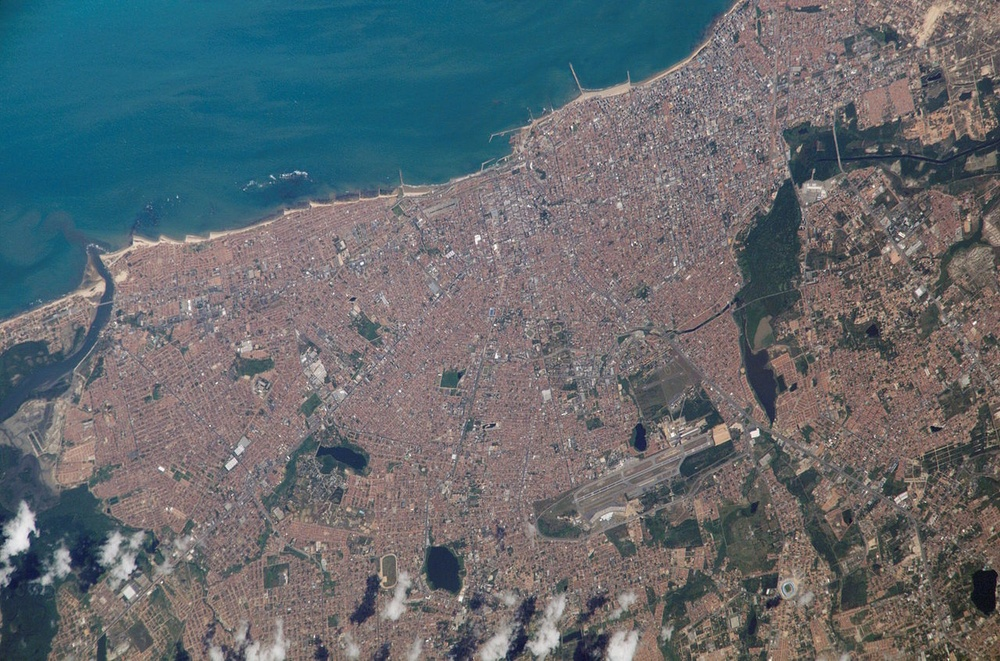
#> input picture images/image.jpg, 1000 x 661 px, shrunk from 1280 x 846 before the run
$ python -i morphology.py   (imports and definitions only)
#> lines starting #> are read from the running program, lines starting #| are printed output that depends on the picture; after the words box and inside, x2 and y2 are one past the last pixel; in counts of white or black regions, pixels touching at a corner belong together; pictures that were not available may be replaced by others from this repository, and a replacement may not be noted
# Numpy offers comprehensive mathematical functions in Python
import numpy as np

# OpenCV provides a optimized tools for Computer Vision.
import cv2 as cv

# Matplotlib is a library for creating visualizations in Python.
from matplotlib import pyplot as plt

#Scikit-image offers skeletonize method
import skimage
from skimage import morphology

# [84 lines left out: functions erosion_dilation_opening_closing, road_extraction, not called in this run]


def car_road_fill(opening_img):
    src_img = cv.imread('./images/street.jpeg')

    # Convert the image to grayscale
    gray = cv.cvtColor(src_img, cv.COLOR_BGR2GRAY)

    # Apply thresholding to create a binary image that only contains the car
    car_img = cv.threshold(gray, 180, 255, cv.THRESH_BINARY)[1]

    # Create a kernel for closing operation on car_img
    kernel_for_car = cv.getStructuringElement(cv.MORPH_RECT, (5, 17))

    # Apply closing operation to fill the car
    car_close = cv.morphologyEx(car_img, cv.MORPH_CLOSE, kernel_for_car)

    # Find the center of the car using moments - a particular weighted average of image pixel intensities
    M = cv.moments(car_close)
    cX = int(M["m10"] / M["m00"]) # Calculate the x-coordinate of the center
    cY = int(M["m01"] / M["m00"]) # Calculate the y-coordinate of the center
    car_width = cv.countNonZero(car_close[cY][:])
    car_height = cv.countNonZero(car_close[:, cX])

    # kernel used in closing operation on opening_img (image with trees removed)
    kernel_to_fill = cv.getStructuringElement(cv.MORPH_RECT, (car_width, car_height))

    # Apply closing operation to fill the road
    closing_img = cv.morphologyEx(opening_img, cv.MORPH_CLOSE, kernel_to_fill)

    plt.figure(figsize=(16, 10), dpi=91)
    plt.subplot(2, 2, 1)
    plt.imshow(np.bitwise_not(car_img), cmap='binary')
    plt.title('binary image of the car')
    plt.axis('off')

    plt.subplot(2, 2, 2)
    plt.imshow(np.bitwise_not(car_close), cmap='binary')
    plt.title('closing result of the car')
    plt.axis('off')

    plt.subplot(2, 2, 3)
    plt.imshow(np.bitwise_not(opening_img), cmap='binary')
    plt.title('opening result')
    plt.axis('off')

    plt.subplot(2, 2, 4)
    plt.imshow(np.bitwise_not(closing_img), cmap='binary')
    plt.title('closing result after opening')
    plt.axis('off')

    plt.tight_layout()
    plt.savefig('output/car_road_fill.png')
    plt.show()

    return closing_img

# [88 lines left out: functions road_edge, dist_transform_skeletonize, morph_result, not called in this run]

>>> import cv2
>>> picture = cv2.imread('images/image.jpg', cv2.IMREAD_GRAYSCALE)
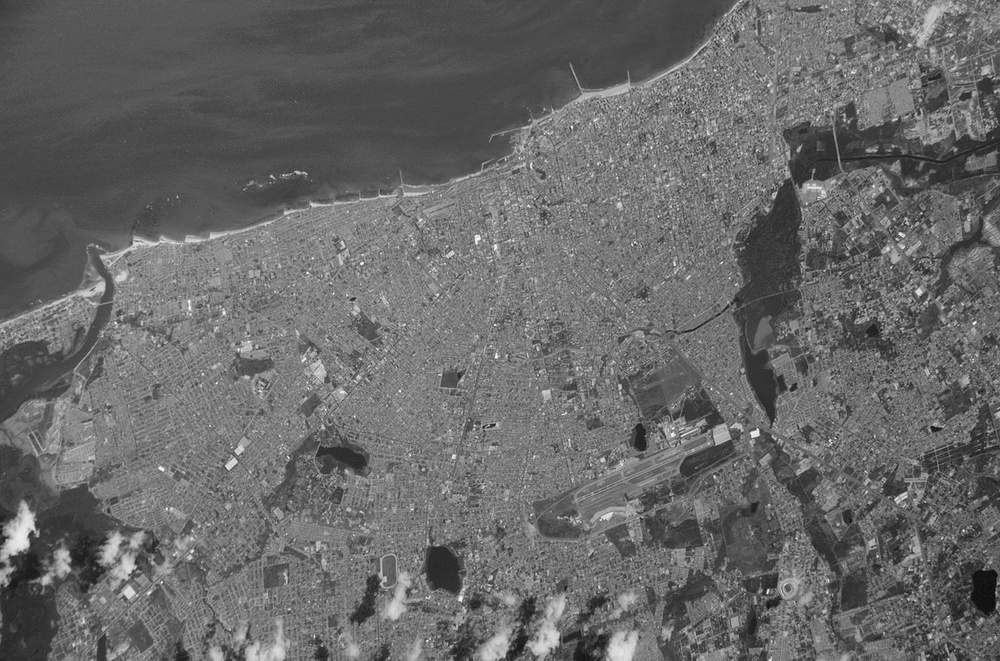
#> picture: shape (661, 1000); min 0, max 255, mean 104.5
>>> result = car_road_fill(picture)
#> in car_road_fill, src_img is the input picture: shape (661, 1000, 3); mean B, G, R 111, 106, 98.9
#> in car_road_fill, `car_img = cv.threshold(gray, 180, 255, cv.THRESH_BINARY)[1]`:
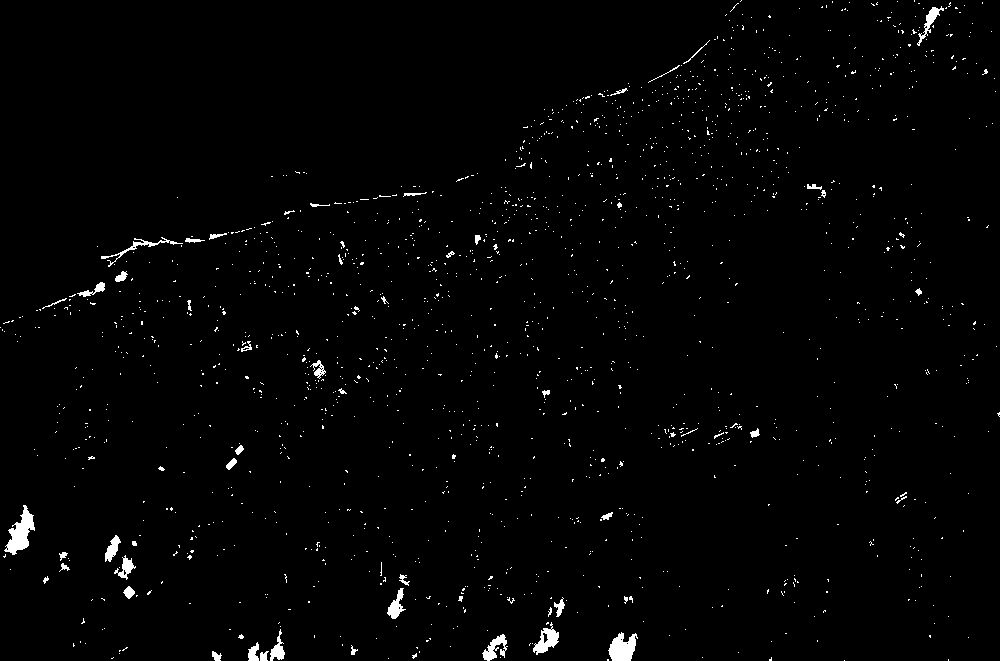
#> car_img: shape (661, 1000); 1.4% white; 1671 white regions (1615 under 20 px), largest, box (x1, y1, x2, y2) and area: (4, 505, 35, 555) 708, (608, 632, 638, 661) 573, (533, 622, 559, 655) 388
#> in car_road_fill, `car_close = cv.morphologyEx(car_img, cv.MORPH_CLOSE, kernel_for_car)`:
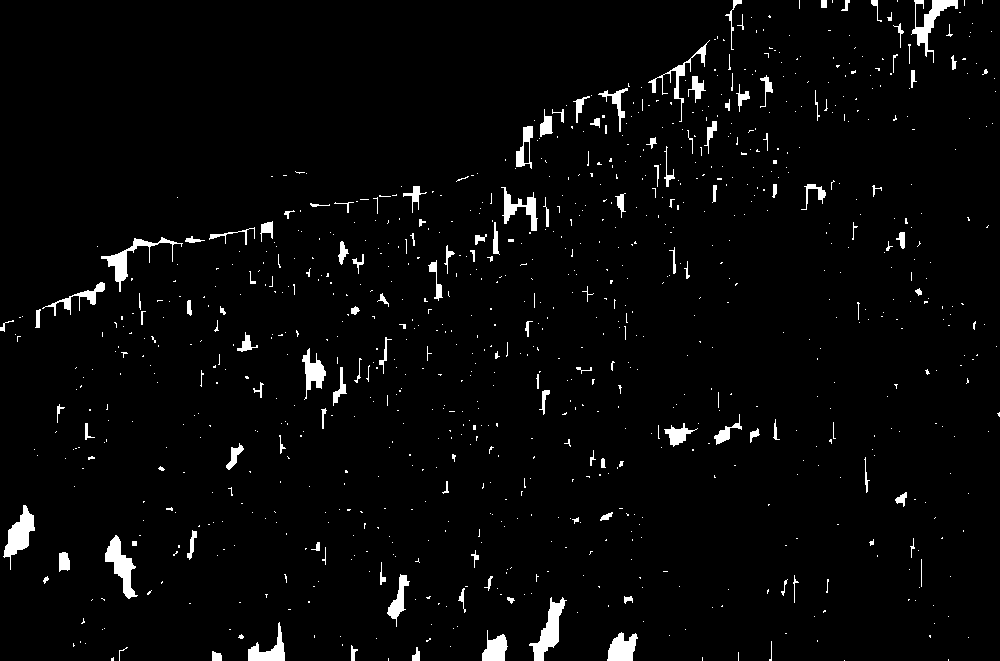
#> car_close: shape (661, 1000); 2.9% white; 934 white regions (795 under 20 px), largest, box (x1, y1, x2, y2) and area: (529, 597, 567, 661) 899, (3, 505, 35, 570) 848, (105, 535, 138, 599) 847
#> in car_road_fill, `M = cv.moments(car_close)`: M = moments, m00 4966890, centre m10/m00, m01/m00 = (471, 354.4)
#> in car_road_fill, `cX = int(M["m10"] / M["m00"])`: cX = 471
#> in car_road_fill, `cY = int(M["m01"] / M["m00"])`: cY = 354
#> in car_road_fill, `car_width = cv.countNonZero(car_close[cY][:])`: car_width = 17
#> in car_road_fill, `car_height = cv.countNonZero(car_close[:, cX])`: car_height = 7
#> in car_road_fill, `closing_img = cv.morphologyEx(opening_img, cv.MORPH_CLOSE, kernel_to_f..`:
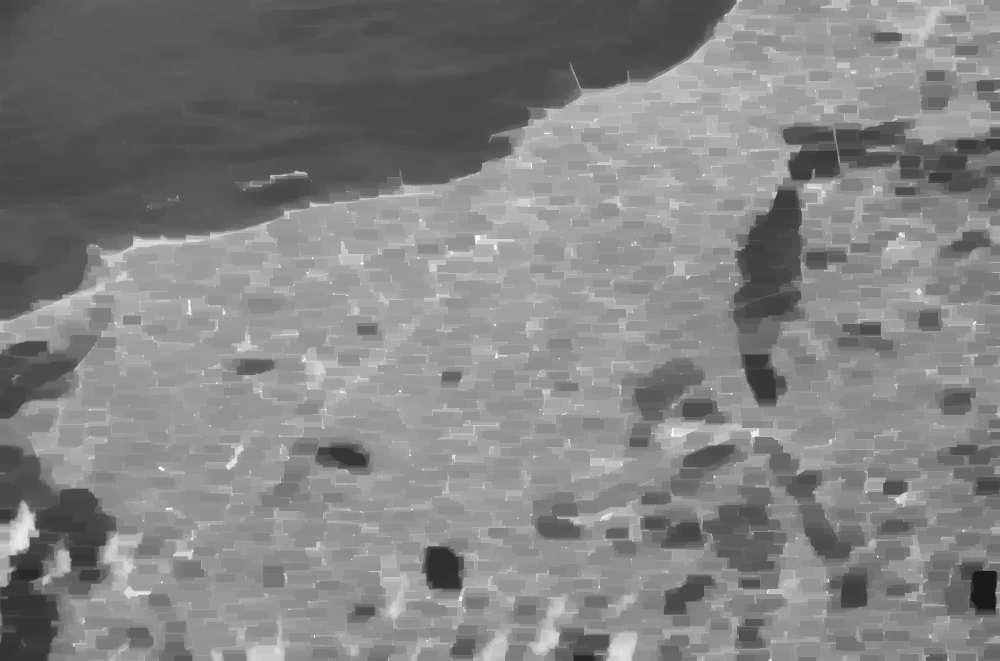
#> closing_img: shape (661, 1000); min 25, max 255, mean 130.7
#> in car_road_fill, `plt.savefig('output/car_road_fill.png')`:
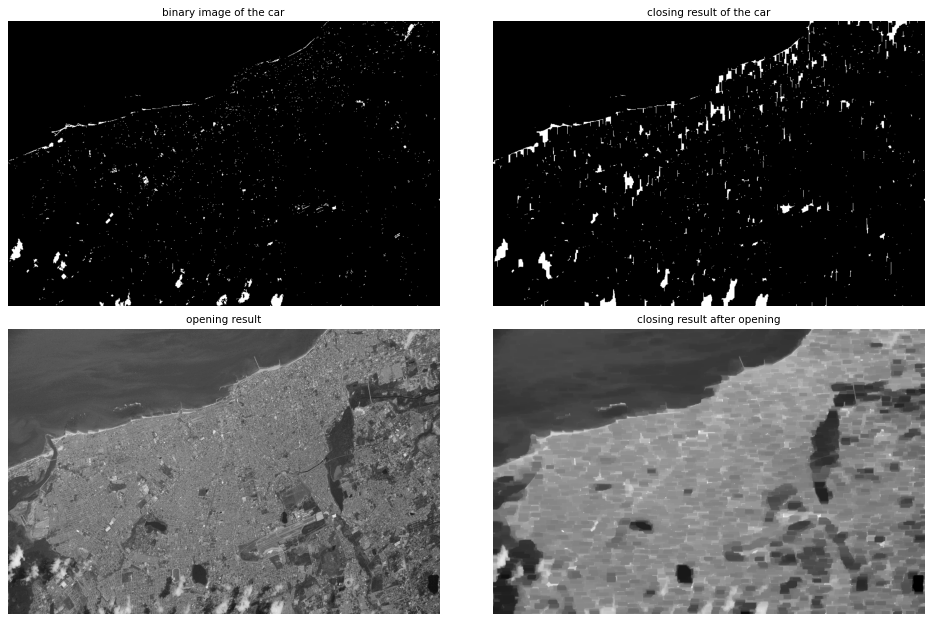
#> figure drawn by matplotlib, 4 panels
